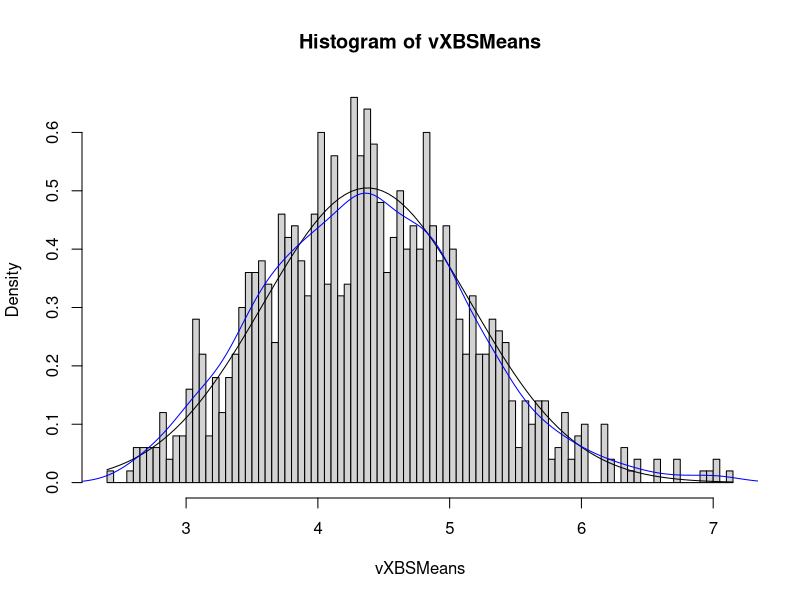

This figure's R source:
#===============================================================================
# purpose: examples from Robert & Casella (2010; Chapter 1)
# author: tirthankar chakravarty
# created: 8th november 2014
# revised:
# comments:
#   1. Need to find an explanation and a justification of the double bootstrap
# TODO:
#===============================================================================

# splitting a factor in ANOVA
lmChk = lm(weight ~ feed, data = chickwts)
summary(lmChk)

# get a factor label/level mapping
with(chickwts,data.frame(code = seq_along(levels(feed)),
                         levels = levels(feed)))
summary(aov(weight ~ feed, data = chickwts), 
        split = list(feed = list(F1 = 1,
                                 F2 = 2,
                                 F3 = 3,
                                 F4 = 4,
                                 F5 = 5)))

#==========================================================
# exercise 1.7: 
#==========================================================
vX = rgamma(8, shape = 4, scale = 1)
vXBSMeans = replicate(1000, mean(sample(vX, replace = TRUE)))

# sampling distribution of the mean
hist(vXBSMeans, breaks = 100, probability = TRUE)
curve(dnorm(x, mean = mean(vXBSMeans), sd = sd(vXBSMeans)), add = TRUE)
lines(density(vXBSMeans), col = "blue")

# 95th percentile of the sampling distribution of the means
quantile(vXBSMeans, probs = 0.95)

# compute the sampling distribution of the 95th percentile of the 
#   sampling distribution of the means
vBSQuantileOfMeans = replicate(1000, 
                               quantile(
                                 replicate(1000, 
                                           mean(sample(vX, replace = TRUE))
                                 ), 
                                 probs = 0.95)
)

# confidence interval of the sampling distribution of the 95th 
#   percentile of the sampling distribution of the means
quantile(vBSQuantileOfMeans, probs = c(0.05, 0.95))

#==========================================================
# exercise 1.8: 
#==========================================================
seq()